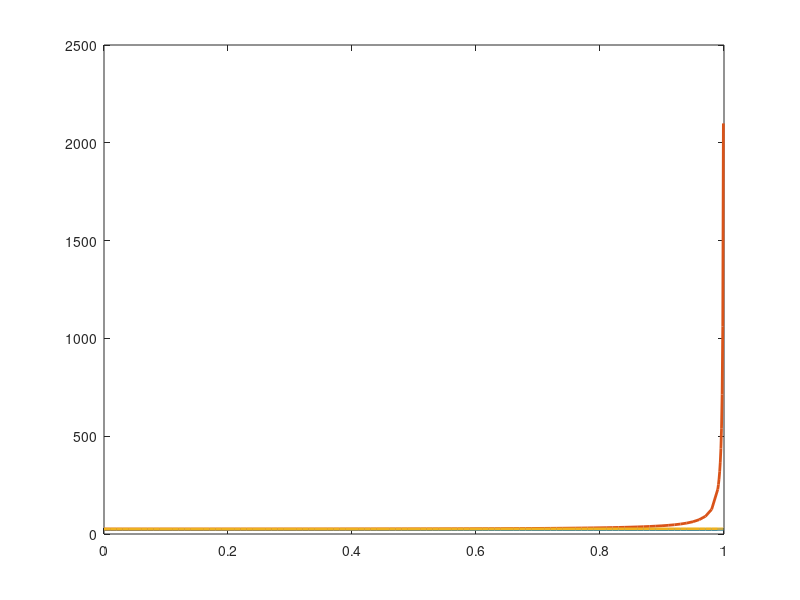

Source code (MATLAB): (Note: this script raises an error after producing the figure.)
% Code designed to demonstrate detection of universally stationary frame (USF)
function USF_via_gravity()
%% initializations, constants and simple functions
% initialization
clear all
clc
close all

% constants
c  = 299792458;  % [m/s] speed of light
G  = 6.6744e-11; % [m^3/(kg s)] gravitational constant
Me = 5.97219e24; % [kg] earth's mass
Ms = 333000*Me;  % [kg] sun's mass
et = 0.5*c^2;    % [m^2/s^2] specific total energy
AU = 152.03e9;   % [m] distance from sun to earth

% simple functions
gamma       = @(v) 1./sqrt(1-v.^2);
add_vel     = @(v1_in,v2_in) (v1_in+v2_in)/(1 + v1_in*v2_in);
grav_2_dt   = @(g,r) sqrt(1-g*r/et);
r_2_gravObj = @(M,r) G*M/r^2;
gravimeter  = @(dtnear_dtfar,dr) (c^2/(2*dr))*(1-(dtnear_dtfar)^2);

%% experiement: travel two gravimeters (probes) towards center of massed object (MO)
% set conditions (in MO's frame)
M_MO        = 1e3*Ms; % [kg] mass of object at center of experiment
r_measure   = AU/2;     % [m] nearest clock distance from center of MO
probe_dv    = 0.1;   % [frac of c] speed of probes relative to MO
dr_orb_MO   = 1e3;    % [m] clocks distance apart when stationary

% initialize
gr_orbit_all  = [];
gr_probe1_all = [];
gr_probe2_all = [];

% loop through range of MO velocities
v_obj_all = [0:0.01:0.99 0.99:0.001:0.999]; % [frac of c] speed of MO (in USF)
for ivo = 1 : length(v_obj_all)
    % (in USF)
    v_obj          = v_obj_all(ivo);            % [frac of c] velocity of MO
    v_p1           = add_vel(v_obj,probe_dv);   % [frac of c] velocity of probe1
    v_p2           = add_vel(v_obj,-probe_dv);  % [frac of c] velocity of probe2
    drUSF_drp_obj  = gamma(v_obj);              % [-] kinetic differential for MO
    drUSF_drp_p1   = gamma(v_p1);               % [-] kinetic differential for probe1
    drUSF_drp_p2   = gamma(v_p2);               % [-] kinetic differential for probe2
    drp_p1_drp_obj = drUSF_drp_obj/drUSF_drp_p1;% [-] kinetic differential WRT MO
    drp_p2_drp_obj = drUSF_drp_obj/drUSF_drp_p2;% [-] kinetic differential WRT MO
    
    % determine miscalibration effects on grivimeters (in MO frame)
    dr_p1_MO  = dr_orb_MO*drp_p1_drp_obj; % [m] clocks distance apart
    dr_p2_MO  = dr_orb_MO*drp_p2_drp_obj; % [m] clocks distance apart
    
    % determine distance traversal effects (in MO frame)
    c_fn_p1    = c*drp_p1_drp_obj^-2*(1-v_p1);     % miscalibrated effective speed of light
    c_fn_p2    = c*drp_p1_drp_obj^-2*(1+v_p2);     % miscalibrated effective speed of light
    dt_add_p1  = dr_p1_MO/c_fn_p1;                 % traversal time (small compared to integration)
    dt_add_p2  = dr_p2_MO/c_fn_p2;                 % traversal time (small compared to integration)
    dr_add_orb = 0;
    dr_add_p1  = dt_add_p1*probe_dv*c;     % traversal additional distance (constant)
    dr_add_p2  = dt_add_p2*probe_dv*c;     % traversal additional distance (constant)
    
    % determine effects on gravimeter from orbit of MO (in  MO frame)
    r_f_orbit     = r_measure+dr_orb_MO+dr_add_orb;      % [m] farthest clock distance to MO
    r_n_orbit     = r_measure;                           % [m] nearest clock distance to MO
    dtn_dtf_orbit = frames_dtn_dtf(r_f_orbit,r_n_orbit); % [-] clock differential
    g_m_orbit     = gravimeter(dtn_dtf_orbit,dr_orb_MO); % [m/s^2] measured g
    
    % determine effects on gravimeter from probe 1 (in  MO frame)
    r_f_probe1     = r_measure+dr_p1_MO+dr_add_p1;          % [m] farthest clock distance to MO
    r_n_probe1     = r_measure;                             % [m] nearest clock distance to MO
    dtn_dtf_probe1 = frames_dtn_dtf(r_f_probe1,r_n_probe1); % [-] clock differential
    g_m_probe1     = gravimeter(dtn_dtf_probe1,dr_orb_MO);  % [m/s^2] measured g
    
    % determine effects on gravimeter from probe 2 (in  MO frame)
    r_f_probe2     = r_measure+dr_p2_MO+dr_add_p2;          % [m] farthest clock distance to MO
    r_n_probe2     = r_measure;                             % [m] nearest clock distance to MO
    dtn_dtf_probe2 = frames_dtn_dtf(r_f_probe2,r_n_probe2); % [-] clock differential
    g_m_probe2     = gravimeter(dtn_dtf_probe2,dr_orb_MO);  % [m/s^2] measured g
    
    % store results
    gr_orbit_all  = [gr_orbit_all g_m_orbit];
    gr_probe1_all = [gr_probe1_all g_m_probe1];
    gr_probe2_all = [gr_probe2_all g_m_probe2];
end

% plot results
fig = figure(1);
hold off
plot(v_obj_all, gr_orbit_all,'LineWidth',2);
hold on
plot(v_obj_all, gr_probe1_all,'LineWidth',2);
plot(v_obj_all, gr_probe2_all,'LineWidth',2);

% clean up plot
legend('Orbital g(r)','Gravimeter1 g(r)','Gravimeter2 g(r)','FontSize',16,'location','NW');
xlabel({'Dimensional Velocity of Massed Object [fraction of c]','With Respect to USF'},'FontSize',16);
ylabel('Measured $g(r)~\left[\frac{m}{s^2}\right]$','FontSize',16,'Interpreter','latex');
grid on
a = get(gca,'XTickLabel');
set(gca,'XTickLabel',a,'fontsize',16)
xticks([0:.1:1]);
annotation(fig, 'textbox', [.13 .10 .8 .2], 'String'...
    ,sprintf('Mass of massed object: %d [Solar Masses]',M_MO/Ms)...
    ,'EdgeColor','none','FontSize',14);
annotation(fig, 'textbox', [.13 .07 .8 .2], 'String'...
    ,sprintf('Gravimeter clocks original distance apart: %d [km]',dr_orb_MO/1e3)...
    ,'EdgeColor','none','FontSize',14);
annotation(fig, 'textbox', [.13 .04 .8 .2], 'String'...
    ,sprintf('Measurement distance from center of mass: %0.1f [AU]',r_measure/AU)...
    ,'EdgeColor','none','FontSize',14);
annotation(fig, 'textbox', [.13 .01 .8 .2], 'String'...
    ,sprintf('Speed of probes relative to massed object: %0.1f [fraction of c]',probe_dv)...
    ,'EdgeColor','none','FontSize',14);
set(gca,'YScale','log')
ylim([10^0 10^4]);

%% supporting function
    function dtn_dtf = frames_dtn_dtf(r_f,r_n)
        % (in MO frame)
        g_f       = r_2_gravObj(M_MO,r_f); % gravitational specific force at clock farthest from MO
        g_n       = r_2_gravObj(M_MO,r_n); % gravitational specific force at clock nearest to MO
        dt_f      = grav_2_dt(g_f,r_f);    % time dilation of clock farthest from MO
        dt_n      = grav_2_dt(g_n,r_n);    % time dilation of clock nearest to MO
        dtn_dtf   = dt_n/(dt_f);    % relative time differential between closest and farthest clock
    end
end